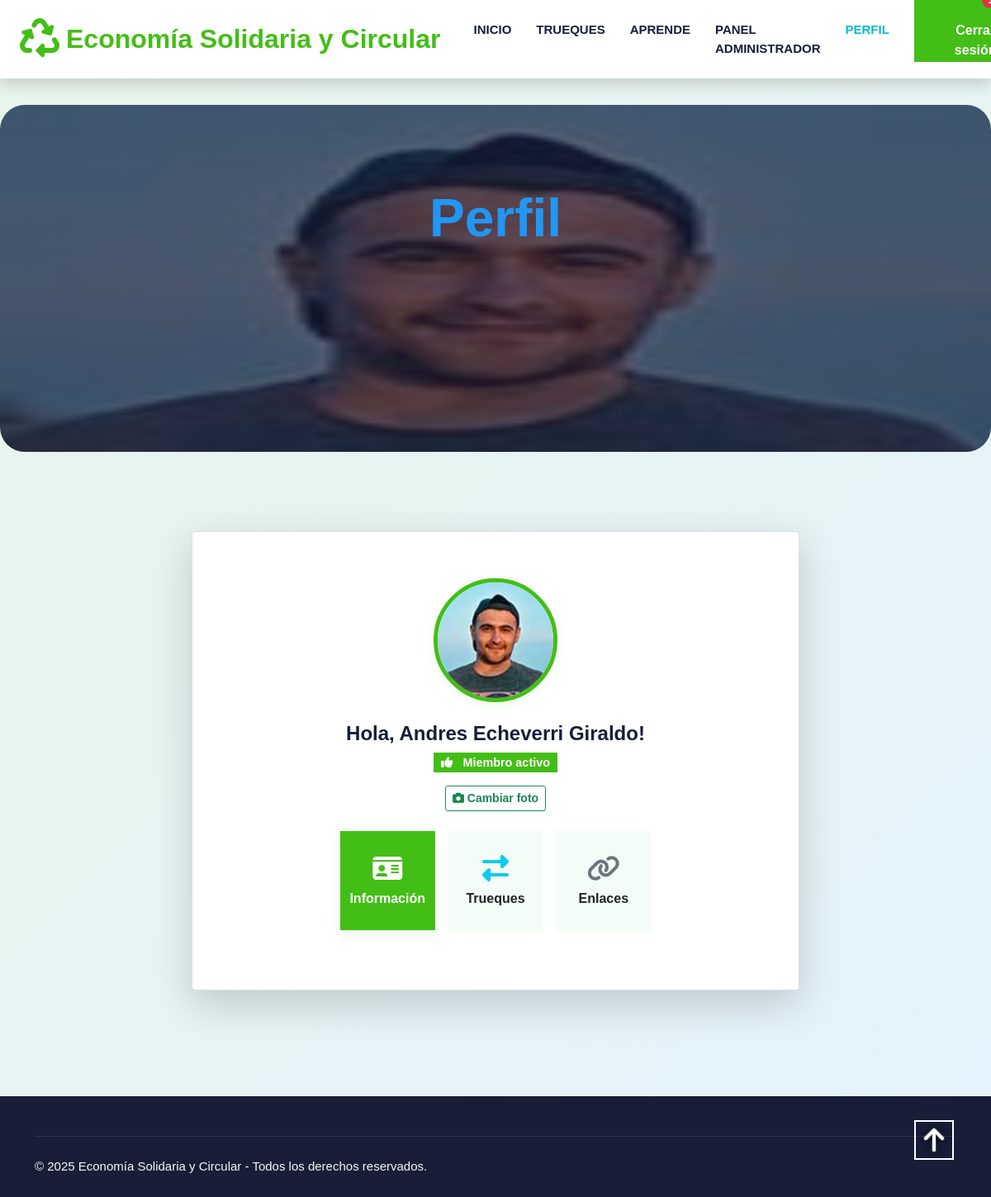
/perfil.php (signed in), run on the app's committed database.
### tables this page shows
CREATE TABLE `usuarios` (
  `id` int(11) NOT NULL,
  `numero_documento` varchar(20) NOT NULL,
  `tipo_documento` enum('CC','CE','PPT') NOT NULL,
  `nombre_completo` varchar(100) NOT NULL,
  `celular` varchar(10) NOT NULL,
  `correo` varchar(100) DEFAULT NULL,
  `contrasena` varchar(255) NOT NULL,
  `comuna` varchar(50) NOT NULL,
  `barrio` varchar(50) NOT NULL,
  `direccion` varchar(255) DEFAULT NULL,
  `emprendimiento` varchar(100) NOT NULL,
  `habilitado` tinyint(1) DEFAULT 0,
  `foto` varchar(255) DEFAULT NULL,
  `rol` varchar(50) DEFAULT 'usuario',
  `fecha_registro` datetime DEFAULT current_timestamp(),
  `instagram` varchar(255) DEFAULT NULL,
  `facebook` varchar(255) DEFAULT NULL,
  `resena` text DEFAULT NULL
);

### perfil.php (the view, shortened to what this page needs)
<?php
$pagina_activa = 'perfil';
include("conexion.php");
$numero_documento = $_SESSION['numero_documento'];
$sql = "SELECT nombre_completo, celular, barrio, emprendimiento, direccion,foto, rol, resena, id FROM usuarios WHERE numero_documento = ?";
$stmt = $conn->prepare($sql);
$stmt->bind_param("s", $numero_documento);
$stmt->execute();
$result = $stmt->get_result();
$usuario = $result->fetch_assoc();
$foto = !empty($usuario['foto']) ? 'uploads/' . $usuario['foto'] : 'img/avatardefault.png';
$noti_pendientes = 0;
if ($usuario['rol'] === 'administrador') {
    $sql_noti = "SELECT COUNT(*) AS total FROM notificaciones n JOIN usuarios u ON n.usuario_id = u.id WHERE n.leida=0 AND u.rol != 'administrador'";
    $result_noti = $conn->query($sql_noti);
    if ($row_noti = $result_noti->fetch_assoc()) {
        $noti_pendientes = $row_noti['total'];
    }
}
?>
<!DOCTYPE html>
<html lang="es">
<head>
    <link href="css/bootstrap.min.css" rel="stylesheet">
    <link href="css/style.css" rel="stylesheet">
    <link href="https://cdnjs.cloudflare.com/ajax/libs/font-awesome/6.5.2/css/all.min.css" rel="stylesheet">
    <link rel="stylesheet" href="https://cdnjs.cloudflare.com/ajax/libs/animate.css/4.1.1/animate.min.css"/>
</head>
<body>
    <nav class="navbar navbar-expand-lg bg-white navbar-light shadow sticky-top p-0">
        <a href="index.php" class="navbar-brand d-flex align-items-center px-2 px-lg-4">
            <h2 class="m-0 text-shadow titulo-navbar text-break" style="color: #43be16;"><i class="fa-solid fa-recycle fa-beat fa-xl me-2"></i>Economía Solidaria y Circular</h2>
        </a>
        <div class="collapse navbar-collapse" id="navbarCollapse">
            <div class="navbar-nav ms-auto p-4 p-lg-0">
                <a href="index.php" class="nav-item nav-link fw-bold<?php echo $pagina_activa === 'inicio' ? ' active text-primary' : ' text-dark'; ?>">Inicio</a>
                <a href="trueques.php" class="nav-item nav-link fw-bold<?php echo $pagina_activa === 'trueques' ? ' active text-primary' : ' text-dark'; ?>">Trueques</a>
                <a href="aprende.php" class="nav-item nav-link fw-bold<?php echo $pagina_activa === 'aprende' ? ' active text-primary' : ' text-dark'; ?>">Aprende</a>
                <?php
                if (isset($usuario['rol']) && strtolower(trim($usuario['rol'])) === 'administrador') {
                    echo '<a href="admin_panel.php" class="nav-item nav-link fw-bold admin-panel-center'.($noti_pendientes > 0 ? ' animate__animated animate__flash animate__infinite' : '').'">Panel Administrador';
                    if (!empty($noti_pendientes) && $noti_pendientes > 0) {
                        echo '<span class="position-absolute top-0 start-100 translate-middle badge rounded-pill bg-danger animate__animated animate__flash animate__infinite" style="font-size:0.8em;">'.$noti_pendientes.'<span class="visually-hidden">usuarios esperando habilitación</span></span>';
                    }
                    echo '</a>';
                }
                if (isset($_SESSION['numero_documento'])) {
                    $clave_perfil = ($pagina_activa === 'perfil') ? 'nav-item nav-link fw-bold active text-primary' : 'nav-item nav-link fw-bold text-dark';
                    echo '<a href="perfil.php" class="' . $clave_perfil . '">Perfil</a>';
                }
                ?>
                <?php
                if (isset($_SESSION['numero_documento'])) {
                    echo '<a href="logout.php" class="btn py-4 px-lg-5 d-none d-lg-block text-white" style="background-color: #43be16;">Cerrar sesión<i class="fa fa-arrow-right ms-3"></i></a>';
                } else {
                    echo '<a href="registro.php" class="btn py-4 px-lg-5 d-none d-lg-block text-white" style="background-color: #43be16;">Registrate Ahora<i class="fa fa-arrow-right ms-3"></i></a>';
                }
                ?>
            </div>
        </div>
    </nav>
    <div class="container-fluid bg-primary py-5 mb-5 page-header">
        <div class="container py-5">
            <div class="row">
                <div class="col-lg-8 mx-auto ">
                    <h1 class="display-3 animated slideInDown text-center" style="color: #2196f3; line-height: 1.3;">Perfil</h1>
                </div>
            </div>
        </div>
    </div>
    <div class="container-xxl py-5">
        <div class="container">
            <div class="row justify-content-center">
                <div class="col-lg-8">
                    <div class="card shadow-lg rounded-3 profile-card">
                        <div class="card-body p-4">
                            <div class="text-center mb-4">
                                <?php
                                    $borderColor = ($usuario['rol'] === 'emprendedor' || $usuario['rol'] === 'administrador') ? '#43be16' : '#f0ad4e';
                                ?>
                                <img src="<?php echo htmlspecialchars($foto); ?>"
                                    alt="Foto de perfil"
                                    class="profile-avatar"
                                    style="border-color: <?php echo $borderColor; ?>;">
                                <h4 class="fw-bold mt-2">Hola, <?php echo htmlspecialchars($usuario['nombre_completo'] ?? 'Usuario'); ?>!</h4>
                                <?php if ($usuario['rol'] === 'emprendedor' || $usuario['rol'] === 'administrador'): ?>
                                    <span class="badge badge-custom mb-2">
                                        <i class="fa-solid fa-thumbs-up me-2"></i> Miembro activo
                                    </span>
                                <?php else: ?>
                                    <span class="badge mb-2" style="background-color: #f0ad4e; color: white;">
                                        <i class="fa-solid fa-hand me-2"></i> Pendiente de habilitación
                                    </span>
                                <?php endif; ?>
                                <form action="subir_foto.php" method="POST" enctype="multipart/form-data" class="profile-upload-form mt-2">
                                    <label for="fotoInput" class="btn btn-outline-success btn-sm mb-0">
                                        <i class="fa fa-camera"></i> Cambiar foto
                                    </label>
                                </form>
                            </div>
                            <div class="row g-3 mb-4 justify-content-center" id="perfilTabsCards">
                                <div class="col-6 col-md-2">
                                    <div class="card card-tab text-center py-3 px-2 tab-active" data-bs-target="#info">
                                        <div class="mb-2"><i class="fa fa-id-card fa-2x text-success"></i></div>
                                        <div class="fw-bold">Información</div>
                                    </div>
                                </div>
                                <div class="col-6 col-md-2">
                                    <div class="card card-tab text-center py-3 px-2" data-bs-target="#trueques">
                                        <div class="mb-2"><i class="fa fa-exchange-alt fa-2x text-info"></i></div>
                                        <div class="fw-bold">Trueques</div>
                                    </div>
                                </div>
                                <div class="col-6 col-md-2">
                                    <div class="card card-tab text-center py-3 px-2" data-bs-target="#enlaces">
                                        <div class="mb-2"><i class="fa fa-link fa-2x text-secondary"></i></div>
                                        <div class="fw-bold">Enlaces</div>
                                    </div>
                                </div>
                            </div>
                    </div>
                </div>
            </div>
        </div>
    </div>
</div>
    <div class="container-fluid bg-dark text-light footer pt-5 mt-5 wow fadeIn" data-wow-delay="0.1s">
        <div class="container">
            <div class="copyright">
                <div class="row">
                    <div class="col-md-6 text-center text-md-start mb-3 mb-md-0">
                        &copy; 2025 Economía Solidaria y Circular - Todos los derechos reservados.
                    </div>
                </div>
            </div>
        </div>
    </div>
    <a href="#" class="btn btn-lg btn-primary btn-lg-square back-to-top"><i class="fa fa-arrow-up"></i></a>
</body>
</html>

### css/style.css (style rules this page uses)
.back-to-top { position: fixed; display: none; right: 45px; bottom: 45px; z-index: 99; width: 44px; height: 44px; background: rgba(24,29,56,0.10); border: 2px solid #fff; color: #fff !important; display: flex; align-items: center; justify-content: center; text-shadow: 0 0 8px #000, 0 0 2px #fff; border-radius: 0; font-size: 32px; transition: background 0.3s, border 0.3s; }
:root { --primary: #06BBCC; --light: #F0FBFC; --dark: #181d38; }
.btn { font-family: 'Nunito', sans-serif; font-weight: 600; transition: .5s; }
.btn.btn-primary, .btn.btn-secondary { color: #FFFFFF; }
.btn-lg-square { width: 48px; height: 48px; }
.btn-square, .btn-sm-square, .btn-lg-square { padding: 0; display: flex; align-items: center; justify-content: center; font-weight: normal; border-radius: 0px; }
.navbar-light .navbar-nav .nav-link { margin-right: 30px; padding: 25px 0; color: #FFFFFF; font-size: 15px; text-transform: uppercase; outline: none; }
.navbar-light .navbar-nav .nav-link:hover, .navbar-light .navbar-nav .nav-link.active { color: var(--primary); }
.navbar-light .navbar-brand, .navbar-light a.btn { height: 75px; }
.navbar-light .navbar-nav .nav-link { color: var(--dark); font-weight: 500; }
.navbar-light.sticky-top { top: -100px; transition: .5s; }
.page-header { background: linear-gradient(rgba(24, 29, 56, .7), rgba(24, 29, 56, .7)), url(../img/carousel-1.jpg); background-position: center center; background-repeat: no-repeat; background-size: cover; }
.footer .copyright { padding: 25px 0; font-size: 15px; border-top: 1px solid rgba(256, 256, 256, .1); }
body { overflow-x: hidden; overflow-y: auto !important; }
html, body { max-width: 100vw; overflow-x: hidden; }
.titulo-navbar { font-size: 1.1rem; }
@media (min-width: 576px) { .titulo-navbar { font-size: 1.4rem; } }
@media (min-width: 992px) { .titulo-navbar { font-size: 2rem; } }

### data on the page
usuarios: foto (picture), nombre_completo "Andres Echeverri Giraldo"
